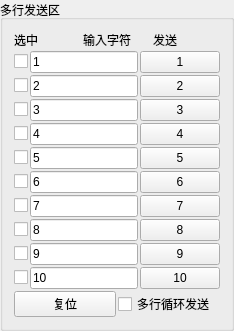
         <widget class="QGroupBox" name="groupBoxMutiSend">
          <property name="sizePolicy">
           <sizepolicy hsizetype="Fixed" vsizetype="Expanding">
            <horstretch>0</horstretch>
            <verstretch>0</verstretch>
           </sizepolicy>
          </property>
          <property name="minimumSize">
           <size>
            <width>195</width>
            <height>0</height>
           </size>
          </property>
          <property name="title">
           <string>多行发送区</string>
          </property>
          <layout class="QVBoxLayout" name="verticalLayout_mutisend">
           <property name="spacing">
            <number>2</number>
           </property>
           <item>
            <layout class="QHBoxLayout" name="horizontalLayout_mutiheader">
             <item>
              <widget class="QLabel" name="label">
               <property name="text">
                <string>选中</string>
               </property>
              </widget>
             </item>
             <item>
              <widget class="QLabel" name="label_2">
               <property name="text">
                <string>输入字符</string>
               </property>
              </widget>
             </item>
             <item>
              <widget class="QLabel" name="label_3">
               <property name="text">
                <string>发送</string>
               </property>
              </widget>
             </item>
            </layout>
           </item>
           <item>
            <layout class="QHBoxLayout" name="horizontalLayout_muti1">
             <item><widget class="QCheckBox" name="checkBoxMuti_1"><property name="text"><string/></property></widget></item>
             <item><widget class="QLineEdit" name="lineEditMuti1"><property name="text"><string>1</string></property></widget></item>
             <item><widget class="QPushButton" name="pushButtonMuti1"><property name="minimumSize"><size><width>30</width><height>0</height></size></property><property name="text"><string>1</string></property></widget></item>
            </layout>
           </item>
           <item>
            <layout class="QHBoxLayout" name="horizontalLayout_muti2">
             <item><widget class="QCheckBox" name="checkBoxMuti_2"><property name="text"><string/></property></widget></item>
             <item><widget class="QLineEdit" name="lineEditMuti2"><property name="text"><string>2</string></property></widget></item>
             <item><widget class="QPushButton" name="pushButtonMuti2"><property name="minimumSize"><size><width>30</width><height>0</height></size></property><property name="text"><string>2</string></property></widget></item>
            </layout>
           </item>
           <item>
            <layout class="QHBoxLayout" name="horizontalLayout_muti3">
             <item><widget class="QCheckBox" name="checkBoxMuti_3"><property name="text"><string/></property></widget></item>
             <item><widget class="QLineEdit" name="lineEditMuti3"><property name="text"><string>3</string></property></widget></item>
             <item><widget class="QPushButton" name="pushButtonMuti3"><property name="minimumSize"><size><width>30</width><height>0</height></size></property><property name="text"><string>3</string></property></widget></item>
            </layout>
           </item>
           <item>
            <layout class="QHBoxLayout" name="horizontalLayout_muti4">
             <item><widget class="QCheckBox" name="checkBoxMuti_4"><property name="text"><string/></property></widget></item>
             <item><widget class="QLineEdit" name="lineEditMuti4"><property name="text"><string>4</string></property></widget></item>
             <item><widget class="QPushButton" name="pushButtonMuti4"><property name="minimumSize"><size><width>30</width><height>0</height></size></property><property name="text"><string>4</string></property></widget></item>
            </layout>
           </item>
           <item>
            <layout class="QHBoxLayout" name="horizontalLayout_muti5">
             <item><widget class="QCheckBox" name="checkBoxMuti_5"><property name="text"><string/></property></widget></item>
             <item><widget class="QLineEdit" name="lineEditMuti5"><property name="text"><string>5</string></property></widget></item>
             <item><widget class="QPushButton" name="pushButtonMuti5"><property name="minimumSize"><size><width>30</width><height>0</height></size></property><property name="text"><string>5</string></property></widget></item>
            </layout>
           </item>
           <item>
            <layout class="QHBoxLayout" name="horizontalLayout_muti6">
             <item><widget class="QCheckBox" name="checkBoxMuti_6"><property name="text"><string/></property></widget></item>
             <item><widget class="QLineEdit" name="lineEditMuti6"><property name="text"><string>6</string></property></widget></item>
             <item><widget class="QPushButton" name="pushButtonMuti6"><property name="minimumSize"><size><width>30</width><height>0</height></size></property><property name="text"><string>6</string></property></widget></item>
            </layout>
           </item>
           <item>
            <layout class="QHBoxLayout" name="horizontalLayout_muti7">
             <item><widget class="QCheckBox" name="checkBoxMuti_7"><property name="text"><string/></property></widget></item>
             <item><widget class="QLineEdit" name="lineEditMuti7"><property name="text"><string>7</string></property></widget></item>
             <item><widget class="QPushButton" name="pushButtonMuti7"><property name="minimumSize"><size><width>30</width><height>0</height></size></property><property name="text"><string>7</string></property></widget></item>
            </layout>
           </item>
           <item>
            <layout class="QHBoxLayout" name="horizontalLayout_muti8">
             <item><widget class="QCheckBox" name="checkBoxMuti_8"><property name="text"><string/></property></widget></item>
             <item><widget class="QLineEdit" name="lineEditMuti8"><property name="text"><string>8</string></property></widget></item>
             <item><widget class="QPushButton" name="pushButtonMuti8"><property name="minimumSize"><size><width>30</width><height>0</height></size></property><property name="text"><string>8</string></property></widget></item>
            </layout>
           </item>
           <item>
            <layout class="QHBoxLayout" name="horizontalLayout_muti9">
             <item><widget class="QCheckBox" name="checkBoxMuti_9"><property name="text"><string/></property></widget></item>
             <item><widget class="QLineEdit" name="lineEditMuti9"><property name="text"><string>9</string></property></widget></item>
             <item><widget class="QPushButton" name="pushButtonMuti9"><property name="minimumSize"><size><width>30</width><height>0</height></size></property><property name="text"><string>9</string></property></widget></item>
            </layout>
           </item>
           <item>
            <layout class="QHBoxLayout" name="horizontalLayout_muti10">
             <item><widget class="QCheckBox" name="checkBoxMuti_10"><property name="text"><string/></property></widget></item>
             <item><widget class="QLineEdit" name="lineEditMuti10"><property name="text"><string>10</string></property></widget></item>
             <item><widget class="QPushButton" name="pushButtonMuti10"><property name="minimumSize"><size><width>30</width><height>0</height></size></property><property name="text"><string>10</string></property></widget></item>
            </layout>
           </item>
           <item>
            <layout class="QHBoxLayout" name="horizontalLayout_mutifooter">
             <item>
              <widget class="QPushButton" name="pushButtonMutiReset">
               <property name="text">
                <string>复位</string>
               </property>
              </widget>
             </item>
             <item>
              <widget class="QCheckBox" name="checkBoxPeriodicMutiSend">
               <property name="text">
                <string>多行循环发送</string>
               </property>
               <property name="checkable">
                <bool>true</bool>
               </property>
              </widget>
             </item>
            </layout>
           </item>
          </layout>
         </widget>
